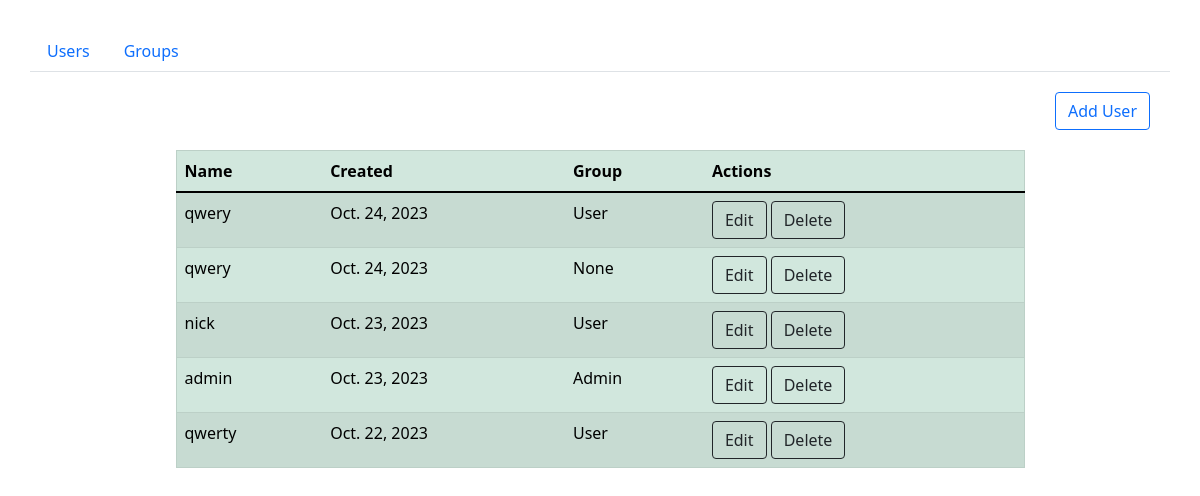
The app's page /, older data.
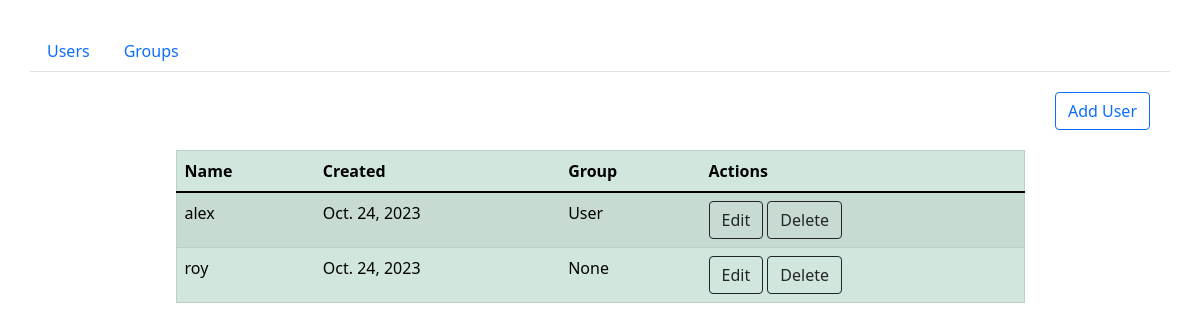
The same page, newer data.
### page/models.py (models this page shows, shortened)
class User(models.Model):
    id = models.AutoField(primary_key=True)
    username = models.CharField(max_length=100)
    created = models.DateField(default=timezone.now)
    group = models.ForeignKey(Group, on_delete=models.SET_NULL, blank=True, null=True)

class Group(models.Model):
    id = models.AutoField(primary_key=True)
    title = models.CharField(max_length=100, unique=True)
    description = models.TextField(blank=False, max_length=1000)
    def __str__(self):
        return self.title

### page/views.py (the view)
# urls.py: path('', views.users, name='users'),
def users(request):
    users = User.objects.order_by('-created')
    context = {'users': users, 'title': 'Users'}
    return render(request, 'page/users.html', context)

### page/templates/page/users.html (shortened to what this page needs)
{% extends './base.html' %}
{% load static %}
{% block content %}
<ul class="nav justify-content-end">
	<a href="{% url 'add_user' %}" style="margin: 20px;" class="btn btn-outline-primary">Add User</a>
</ul>
<div class="row justify-content-center">
	<div class="col-xs-12 col-md-9">
		<table class="table table-hover table-success table-striped ">
  			<thead>
		    <tr>
		      <th scope="col">Name</th>
		      <th scope="col">Created</th>
		      <th scope="col">Group</th>
		      <th scope="col">Actions</th>
		    </tr>
		  </thead>
		  <tbody>
		  	{% for user in users %}
		    <tr>
		      <td>{{ user.username }}</td>
		      <td>{{ user.created }}</td>
		      <td>{{ user.group }}</td>
		      <td>
		      	<a href="{% url 'update_user' user.username %}" type="button" class="btn btn-outline-dark">Edit</a>
		      	<a href="{% url 'delete_user' user.username %}" type="button" class="btn btn-outline-dark">Delete</a>
		  	  </td>
		    </tr>
		    {% endfor %}
		  </tbody>
		</table>
    </div>
</div>
{% endblock content %}

Row changes from the older to the newer data that the page shows:
removed User: username "qwery", created "Oct. 24, 2023", group "User"
removed User: username "qwery", created "Oct. 24, 2023", group "None"
removed User: username "nick", created "Oct. 23, 2023", group "User"
removed User: username "admin", created "Oct. 23, 2023", group "Admin"
removed User: username "qwerty", created "Oct. 22, 2023", group "User"
added User: username "alex", created "Oct. 24, 2023", group "User"
added User: username "roy", created "Oct. 24, 2023", group "None"
